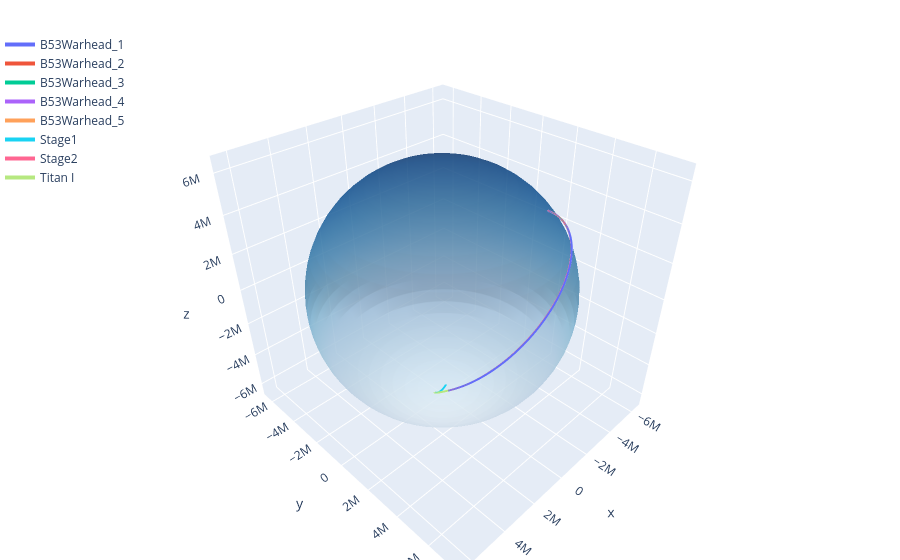

Notebook code cell kept with this figure:
### Code cell
u, v = np.mgrid[0:2*np.pi:60j, 0:np.pi:30j]
R = earth.radius

fig = go.Figure()

# Planet sphere
fig.add_trace(go.Surface(
    x=R * np.cos(u) * np.sin(v),
    y=R * np.sin(u) * np.sin(v),
    z=R * np.cos(v),
    colorscale="Blues", showscale=False, opacity=0.6,
    name="Earth", hoverinfo="skip",
))

# One trace per object, coloured like seaborn hue="name"
colors = [
    "#636EFA", "#EF553B", "#00CC96", "#AB63FA", "#FFA15A",
    "#19D3F3", "#FF6692", "#B6E880", "#FF97FF", "#FECB52",
]
for i, (name, group) in enumerate(df.groupby("name", sort=False)):
    pos = np.stack(group.sort_values("time")["position"].values)
    fig.add_trace(go.Scatter3d(
        x=pos[:, 0], y=pos[:, 1], z=pos[:, 2],
        mode="lines",
        line=dict(width=4, color=colors[i % len(colors)]),
        name=name,
    ))

fig.update_layout(
    scene=dict(aspectmode="data"),
    legend=dict(x=0, y=1),
    margin=dict(l=0, r=0, t=30, b=0),
)
fig.show()

### Figure 1 — Plotly figure (JSON) as saved in the notebook; plotly's stock layout.template omitted (floating-point values rounded to 4 significant figures; data arrays with more than 128 entries replaced by an {"elided": "..."} marker saying what was removed)
{"data": [{"colorscale": [[0, "rgb(247,251,255)"], [0.125, "rgb(222,235,247)"], [0.25, "rgb(198,219,239)"], [0.375, "rgb(158,202,225)"], [0.5, "rgb(107,174,214)"], [0.625, "rgb(66,146,198)"], [0.75, "rgb(33,113,181)"], [0.875, "rgb(8,81,156)"], [1, "rgb(8,48,107)"]], "hoverinfo": "skip", "name": "Earth", "opacity": 0.6, "showscale": false, "type": "surface", "x": {"elided": "60x30 float values"}, "y": {"elided": "60x30 float values"}, "z": {"elided": "60x30 float values"}}, {"line": {"color": "#636EFA", "width": 4}, "mode": "lines", "name": "B53Warhead_1", "type": "scatter3d", "x": {"elided": "4395 float values"}, "y": {"elided": "4395 float values"}, "z": {"elided": "4395 float values"}}, {"line": {"color": "#EF553B", "width": 4}, "mode": "lines", "name": "B53Warhead_2", "type": "scatter3d", "x": {"elided": "4361 float values"}, "y": {"elided": "4361 float values"}, "z": {"elided": "4361 float values"}}, {"line": {"color": "#00CC96", "width": 4}, "mode": "lines", "name": "B53Warhead_3", "type": "scatter3d", "x": {"elided": "4353 float values"}, "y": {"elided": "4353 float values"}, "z": {"elided": "4353 float values"}}, {"line": {"color": "#AB63FA", "width": 4}, "mode": "lines", "name": "B53Warhead_4", "type": "scatter3d", "x": {"elided": "4336 float values"}, "y": {"elided": "4336 float values"}, "z": {"elided": "4336 float values"}}, {"line": {"color": "#FFA15A", "width": 4}, "mode": "lines", "name": "B53Warhead_5", "type": "scatter3d", "x": {"elided": "4331 float values"}, "y": {"elided": "4331 float values"}, "z": {"elided": "4331 float values"}}, {"line": {"color": "#19D3F3", "width": 4}, "mode": "lines", "name": "Stage1", "type": "scatter3d", "x": {"elided": "893 float values"}, "y": {"elided": "893 float values"}, "z": {"elided": "893 float values"}}, {"line": {"color": "#FF6692", "width": 4}, "mode": "lines", "name": "Stage2", "type": "scatter3d", "x": {"elided": "4614 float values"}, "y": {"elided": "4614 float values"}, "z": {"elided": "4614 float values"}}, {"line": {"color": "#B6E880", "width": 4}, "mode": "lines", "name": "Titan I", "type": "scatter3d", "x": {"elided": "673 float values"}, "y": {"elided": "673 float values"}, "z": {"elided": "673 float values"}}], "layout": {"legend": {"x": 0, "y": 1}, "margin": {"b": 0, "l": 0, "r": 0, "t": 30}, "scene": {"aspectmode": "data"}}}
